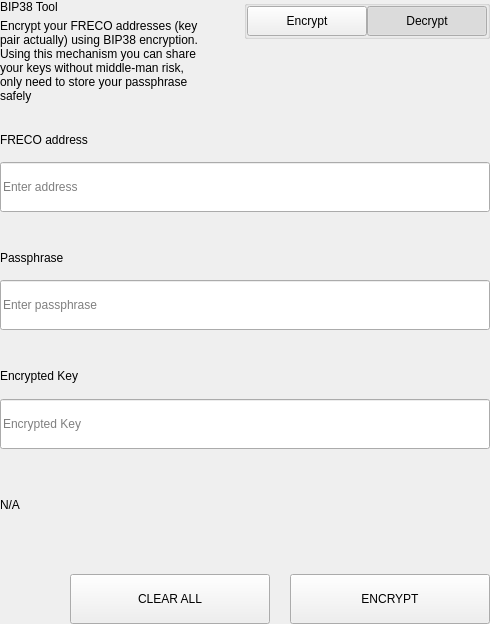
<?xml version="1.0" encoding="UTF-8"?>
<ui version="4.0">
 <class>SettingsBitToolWidget</class>
 <widget class="QWidget" name="SettingsBitToolWidget">
  <property name="geometry">
   <rect>
    <x>0</x>
    <y>0</y>
    <width>490</width>
    <height>624</height>
   </rect>
  </property>
  <property name="windowTitle">
   <string>Form</string>
  </property>
  <layout class="QVBoxLayout" name="verticalLayout">
   <property name="spacing">
    <number>0</number>
   </property>
   <property name="leftMargin">
    <number>0</number>
   </property>
   <property name="topMargin">
    <number>0</number>
   </property>
   <property name="rightMargin">
    <number>0</number>
   </property>
   <property name="bottomMargin">
    <number>0</number>
   </property>
   <item>
    <widget class="QWidget" name="left" native="true">
     <layout class="QVBoxLayout" name="verticalLayout_3">
      <property name="leftMargin">
       <number>0</number>
      </property>
      <property name="topMargin">
       <number>0</number>
      </property>
      <property name="rightMargin">
       <number>0</number>
      </property>
      <property name="bottomMargin">
       <number>0</number>
      </property>
      <item>
       <layout class="QVBoxLayout" name="verticalLayout_2">
        <property name="spacing">
         <number>0</number>
        </property>
        <item>
         <layout class="QHBoxLayout" name="horizontalLayout_3" stretch="3,1">
          <property name="spacing">
           <number>40</number>
          </property>
          <item>
           <layout class="QVBoxLayout" name="verticalLayoutTitle">
            <property name="spacing">
             <number>5</number>
            </property>
            <item>
             <widget class="QLabel" name="labelTitle">
              <property name="text">
               <string>BIP38 Tool</string>
              </property>
             </widget>
            </item>
            <item>
             <widget class="QLabel" name="labelSubtitle1">
              <property name="text">
               <string>Encrypt your FRECO addresses (key pair actually) using BIP38 encryption.
Using this mechanism you can share your keys without middle-man risk, only need to store your passphrase safely</string>
              </property>
              <property name="wordWrap">
               <bool>true</bool>
              </property>
             </widget>
            </item>
           </layout>
          </item>
          <item alignment="Qt::AlignTop">
           <widget class="QGroupBox" name="groupBox">
            <property name="title">
             <string/>
            </property>
            <property name="alignment">
             <set>Qt::AlignLeading|Qt::AlignLeft|Qt::AlignTop</set>
            </property>
            <layout class="QHBoxLayout" name="horizontalLayout_4">
             <property name="spacing">
              <number>0</number>
             </property>
             <property name="leftMargin">
              <number>0</number>
             </property>
             <property name="topMargin">
              <number>0</number>
             </property>
             <property name="rightMargin">
              <number>0</number>
             </property>
             <property name="bottomMargin">
              <number>0</number>
             </property>
             <item>
              <spacer name="horizontalSpacer">
               <property name="orientation">
                <enum>Qt::Horizontal</enum>
               </property>
               <property name="sizeHint" stdset="0">
                <size>
                 <width>40</width>
                 <height>20</height>
                </size>
               </property>
              </spacer>
             </item>
             <item>
              <widget class="QPushButton" name="pushLeft">
               <property name="minimumSize">
                <size>
                 <width>120</width>
                 <height>30</height>
                </size>
               </property>
               <property name="maximumSize">
                <size>
                 <width>120</width>
                 <height>30</height>
                </size>
               </property>
               <property name="focusPolicy">
                <enum>Qt::NoFocus</enum>
               </property>
               <property name="text">
                <string>Encrypt</string>
               </property>
               <property name="checkable">
                <bool>true</bool>
               </property>
               <property name="autoExclusive">
                <bool>true</bool>
               </property>
              </widget>
             </item>
             <item>
              <widget class="QPushButton" name="pushRight">
               <property name="minimumSize">
                <size>
                 <width>120</width>
                 <height>30</height>
                </size>
               </property>
               <property name="maximumSize">
                <size>
                 <width>120</width>
                 <height>30</height>
                </size>
               </property>
               <property name="focusPolicy">
                <enum>Qt::NoFocus</enum>
               </property>
               <property name="text">
                <string>Decrypt</string>
               </property>
               <property name="checkable">
                <bool>true</bool>
               </property>
               <property name="checked">
                <bool>true</bool>
               </property>
               <property name="autoExclusive">
                <bool>true</bool>
               </property>
              </widget>
             </item>
            </layout>
           </widget>
          </item>
         </layout>
        </item>
        <item>
         <widget class="QStackedWidget" name="stackedWidget">
          <property name="currentIndex">
           <number>1</number>
          </property>
          <widget class="QWidget" name="pageDecrypt">
           <layout class="QVBoxLayout" name="verticalLayout_5">
            <property name="spacing">
             <number>0</number>
            </property>
            <property name="leftMargin">
             <number>0</number>
            </property>
            <property name="topMargin">
             <number>0</number>
            </property>
            <property name="rightMargin">
             <number>0</number>
            </property>
            <property name="bottomMargin">
             <number>0</number>
            </property>
            <item>
             <widget class="QWidget" name="widget" native="true">
              <property name="minimumSize">
               <size>
                <width>0</width>
                <height>100</height>
               </size>
              </property>
              <layout class="QVBoxLayout" name="verticalLayout_4">
               <property name="spacing">
                <number>0</number>
               </property>
               <property name="leftMargin">
                <number>0</number>
               </property>
               <property name="topMargin">
                <number>0</number>
               </property>
               <property name="rightMargin">
                <number>0</number>
               </property>
               <property name="bottomMargin">
                <number>0</number>
               </property>
               <item>
                <spacer name="verticalSpacer_2">
                 <property name="orientation">
                  <enum>Qt::Vertical</enum>
                 </property>
                 <property name="sizeType">
                  <enum>QSizePolicy::Fixed</enum>
                 </property>
                 <property name="sizeHint" stdset="0">
                  <size>
                   <width>20</width>
                   <height>20</height>
                  </size>
                 </property>
                </spacer>
               </item>
               <item>
                <layout class="QHBoxLayout" name="horizontalLayout_6" stretch="2">
                 <property name="spacing">
                  <number>0</number>
                 </property>
                 <item>
                  <layout class="QVBoxLayout" name="verticalLayout_7">
                   <property name="spacing">
                    <number>9</number>
                   </property>
                   <item>
                    <widget class="QLabel" name="labelSubtitleKey">
                     <property name="minimumSize">
                      <size>
                       <width>0</width>
                       <height>20</height>
                      </size>
                     </property>
                     <property name="maximumSize">
                      <size>
                       <width>16777215</width>
                       <height>20</height>
                      </size>
                     </property>
                     <property name="text">
                      <string>Encrypted key</string>
                     </property>
                    </widget>
                   </item>
                   <item>
                    <widget class="QLineEdit" name="lineEditKey">
                     <property name="minimumSize">
                      <size>
                       <width>0</width>
                       <height>50</height>
                      </size>
                     </property>
                     <property name="maximumSize">
                      <size>
                       <width>16777215</width>
                       <height>50</height>
                      </size>
                     </property>
                     <property name="placeholderText">
                      <string>Enter a encrypted key</string>
                     </property>
                    </widget>
                   </item>
                  </layout>
                 </item>
                </layout>
               </item>
               <item>
                <spacer name="verticalSpacer_3">
                 <property name="orientation">
                  <enum>Qt::Vertical</enum>
                 </property>
                 <property name="sizeType">
                  <enum>QSizePolicy::Fixed</enum>
                 </property>
                 <property name="sizeHint" stdset="0">
                  <size>
                   <width>20</width>
                   <height>20</height>
                  </size>
                 </property>
                </spacer>
               </item>
               <item>
                <layout class="QVBoxLayout" name="verticalLayout_9">
                 <property name="spacing">
                  <number>9</number>
                 </property>
                 <item>
                  <widget class="QLabel" name="labelSubtitlePassphrase">
                   <property name="maximumSize">
                    <size>
                     <width>16777215</width>
                     <height>20</height>
                    </size>
                   </property>
                   <property name="text">
                    <string>Passphrase</string>
                   </property>
                  </widget>
                 </item>
                 <item>
                  <widget class="QLineEdit" name="lineEditPassphrase">
                   <property name="minimumSize">
                    <size>
                     <width>0</width>
                     <height>50</height>
                    </size>
                   </property>
                   <property name="maximumSize">
                    <size>
                     <width>16777215</width>
                     <height>50</height>
                    </size>
                   </property>
                   <property name="placeholderText">
                    <string>Enter a passphrase</string>
                   </property>
                  </widget>
                 </item>
                </layout>
               </item>
               <item>
                <spacer name="verticalSpacer_4">
                 <property name="orientation">
                  <enum>Qt::Vertical</enum>
                 </property>
                 <property name="sizeType">
                  <enum>QSizePolicy::Fixed</enum>
                 </property>
                 <property name="sizeHint" stdset="0">
                  <size>
                   <width>20</width>
                   <height>20</height>
                  </size>
                 </property>
                </spacer>
               </item>
               <item>
                <widget class="QWidget" name="widget_3" native="true">
                 <property name="sizePolicy">
                  <sizepolicy hsizetype="Preferred" vsizetype="Fixed">
                   <horstretch>0</horstretch>
                   <verstretch>0</verstretch>
                  </sizepolicy>
                 </property>
                 <layout class="QVBoxLayout" name="verticalLayout_10">
                  <property name="spacing">
                   <number>9</number>
                  </property>
                  <property name="leftMargin">
                   <number>0</number>
                  </property>
                  <property name="topMargin">
                   <number>0</number>
                  </property>
                  <property name="rightMargin">
                   <number>0</number>
                  </property>
                  <property name="bottomMargin">
                   <number>0</number>
                  </property>
                  <item>
                   <widget class="QLabel" name="labelSubtitleDecryptResult">
                    <property name="minimumSize">
                     <size>
                      <width>0</width>
                      <height>20</height>
                     </size>
                    </property>
                    <property name="maximumSize">
                     <size>
                      <width>16777215</width>
                      <height>20</height>
                     </size>
                    </property>
                    <property name="text">
                     <string>Decrypted address result</string>
                    </property>
                   </widget>
                  </item>
                  <item>
                   <widget class="QWidget" name="widget_4" native="true">
                    <layout class="QHBoxLayout" name="horizontalLayout" stretch="6,0,1">
                     <property name="spacing">
                      <number>0</number>
                     </property>
                     <property name="leftMargin">
                      <number>0</number>
                     </property>
                     <property name="topMargin">
                      <number>0</number>
                     </property>
                     <property name="rightMargin">
                      <number>0</number>
                     </property>
                     <property name="bottomMargin">
                      <number>0</number>
                     </property>
                     <item alignment="Qt::AlignVCenter">
                      <widget class="QLineEdit" name="lineEditDecryptResult">
                       <property name="minimumSize">
                        <size>
                         <width>0</width>
                         <height>50</height>
                        </size>
                       </property>
                       <property name="maximumSize">
                        <size>
                         <width>16777215</width>
                         <height>50</height>
                        </size>
                       </property>
                       <property name="placeholderText">
                        <string>Decrypted Address</string>
                       </property>
                      </widget>
                     </item>
                     <item>
                      <spacer name="horizontalSpacer_4">
                       <property name="orientation">
                        <enum>Qt::Horizontal</enum>
                       </property>
                       <property name="sizeType">
                        <enum>QSizePolicy::Fixed</enum>
                       </property>
                       <property name="sizeHint" stdset="0">
                        <size>
                         <width>20</width>
                         <height>50</height>
                        </size>
                       </property>
                      </spacer>
                     </item>
                     <item>
                      <widget class="QPushButton" name="pushButtonImport">
                       <property name="minimumSize">
                        <size>
                         <width>140</width>
                         <height>40</height>
                        </size>
                       </property>
                       <property name="text">
                        <string>Import Address</string>
                       </property>
                      </widget>
                     </item>
                    </layout>
                   </widget>
                  </item>
                 </layout>
                </widget>
               </item>
               <item>
                <widget class="QLabel" name="statusLabel_DEC">
                 <property name="maximumSize">
                  <size>
                   <width>16777215</width>
                   <height>40</height>
                  </size>
                 </property>
                 <property name="text">
                  <string/>
                 </property>
                </widget>
               </item>
               <item>
                <spacer name="verticalSpacer">
                 <property name="orientation">
                  <enum>Qt::Vertical</enum>
                 </property>
                 <property name="sizeType">
                  <enum>QSizePolicy::Preferred</enum>
                 </property>
                 <property name="sizeHint" stdset="0">
                  <size>
                   <width>20</width>
                   <height>20</height>
                  </size>
                 </property>
                </spacer>
               </item>
               <item>
                <layout class="QHBoxLayout" name="horizontalLayout_7">
                 <property name="spacing">
                  <number>0</number>
                 </property>
                 <item>
                  <spacer name="horizontalSpacer_5">
                   <property name="orientation">
                    <enum>Qt::Horizontal</enum>
                   </property>
                   <property name="sizeType">
                    <enum>QSizePolicy::Expanding</enum>
                   </property>
                   <property name="sizeHint" stdset="0">
                    <size>
                     <width>40</width>
                     <height>20</height>
                    </size>
                   </property>
                  </spacer>
                 </item>
                 <item>
                  <widget class="QPushButton" name="pushButtonDecryptClear">
                   <property name="minimumSize">
                    <size>
                     <width>200</width>
                     <height>50</height>
                    </size>
                   </property>
                   <property name="maximumSize">
                    <size>
                     <width>200</width>
                     <height>50</height>
                    </size>
                   </property>
                   <property name="text">
                    <string>CLEAR</string>
                   </property>
                  </widget>
                 </item>
                 <item>
                  <spacer name="horizontalSpacer_3">
                   <property name="orientation">
                    <enum>Qt::Horizontal</enum>
                   </property>
                   <property name="sizeType">
                    <enum>QSizePolicy::Fixed</enum>
                   </property>
                   <property name="sizeHint" stdset="0">
                    <size>
                     <width>20</width>
                     <height>20</height>
                    </size>
                   </property>
                  </spacer>
                 </item>
                 <item>
                  <widget class="QPushButton" name="pushButtonDecrypt">
                   <property name="minimumSize">
                    <size>
                     <width>200</width>
                     <height>50</height>
                    </size>
                   </property>
                   <property name="maximumSize">
                    <size>
                     <width>200</width>
                     <height>50</height>
                    </size>
                   </property>
                   <property name="text">
                    <string>DECRYPT KEY</string>
                   </property>
                  </widget>
                 </item>
                </layout>
               </item>
              </layout>
             </widget>
            </item>
           </layout>
          </widget>
          <widget class="QWidget" name="pageEncrypt">
           <layout class="QVBoxLayout" name="verticalLayout_11">
            <property name="spacing">
             <number>0</number>
            </property>
            <property name="leftMargin">
             <number>0</number>
            </property>
            <property name="topMargin">
             <number>0</number>
            </property>
            <property name="rightMargin">
             <number>0</number>
            </property>
            <property name="bottomMargin">
             <number>0</number>
            </property>
            <item>
             <spacer name="verticalSpacer_8">
              <property name="orientation">
               <enum>Qt::Vertical</enum>
              </property>
              <property name="sizeType">
               <enum>QSizePolicy::Fixed</enum>
              </property>
              <property name="sizeHint" stdset="0">
               <size>
                <width>20</width>
                <height>20</height>
               </size>
              </property>
             </spacer>
            </item>
            <item>
             <widget class="QWidget" name="containerAddressEnc" native="true">
              <layout class="QVBoxLayout" name="containerAddressEncLayout">
               <property name="spacing">
                <number>5</number>
               </property>
               <property name="leftMargin">
                <number>0</number>
               </property>
               <property name="topMargin">
                <number>0</number>
               </property>
               <property name="rightMargin">
                <number>0</number>
               </property>
               <property name="bottomMargin">
                <number>0</number>
               </property>
               <item>
                <widget class="QLabel" name="labelSubtitleAddress">
                 <property name="minimumSize">
                  <size>
                   <width>0</width>
                   <height>20</height>
                  </size>
                 </property>
                 <property name="maximumSize">
                  <size>
                   <width>16777215</width>
                   <height>20</height>
                  </size>
                 </property>
                 <property name="text">
                  <string>FRECO address</string>
                 </property>
                </widget>
               </item>
               <item>
                <widget class="QLineEdit" name="addressIn_ENC">
                 <property name="minimumSize">
                  <size>
                   <width>0</width>
                   <height>50</height>
                  </size>
                 </property>
                 <property name="placeholderText">
                  <string>Enter address</string>
                 </property>
                </widget>
               </item>
              </layout>
             </widget>
            </item>
            <item>
             <spacer name="verticalSpacer_6">
              <property name="orientation">
               <enum>Qt::Vertical</enum>
              </property>
              <property name="sizeType">
               <enum>QSizePolicy::Fixed</enum>
              </property>
              <property name="sizeHint" stdset="0">
               <size>
                <width>20</width>
                <height>20</height>
               </size>
              </property>
             </spacer>
            </item>
            <item>
             <widget class="QWidget" name="containerAddress" native="true">
              <layout class="QHBoxLayout" name="horizontalLayout_9" stretch="2">
               <property name="spacing">
                <number>0</number>
               </property>
               <property name="leftMargin">
                <number>0</number>
               </property>
               <property name="topMargin">
                <number>0</number>
               </property>
               <property name="rightMargin">
                <number>0</number>
               </property>
               <property name="bottomMargin">
                <number>0</number>
               </property>
               <item>
                <layout class="QVBoxLayout" name="verticalLayout_8">
                 <property name="spacing">
                  <number>5</number>
                 </property>
                 <item>
                  <widget class="QLabel" name="labelSubtitleMessage">
                   <property name="minimumSize">
                    <size>
                     <width>0</width>
                     <height>20</height>
                    </size>
                   </property>
                   <property name="maximumSize">
                    <size>
                     <width>16777215</width>
                     <height>20</height>
                    </size>
                   </property>
                   <property name="text">
                    <string>Passphrase</string>
                   </property>
                  </widget>
                 </item>
                 <item>
                  <widget class="QLineEdit" name="passphraseIn_ENC">
                   <property name="minimumSize">
                    <size>
                     <width>0</width>
                     <height>50</height>
                    </size>
                   </property>
                   <property name="maximumSize">
                    <size>
                     <width>16777215</width>
                     <height>50</height>
                    </size>
                   </property>
                   <property name="placeholderText">
                    <string>Enter passphrase</string>
                   </property>
                  </widget>
                 </item>
                </layout>
               </item>
              </layout>
             </widget>
            </item>
            <item>
             <spacer name="verticalSpacer_7">
              <property name="orientation">
               <enum>Qt::Vertical</enum>
              </property>
              <property name="sizeType">
               <enum>QSizePolicy::Fixed</enum>
              </property>
              <property name="sizeHint" stdset="0">
               <size>
                <width>20</width>
                <height>20</height>
               </size>
              </property>
             </spacer>
            </item>
            <item>
             <widget class="QWidget" name="widget_2" native="true">
              <property name="minimumSize">
               <size>
                <width>0</width>
                <height>75</height>
               </size>
              </property>
              <property name="maximumSize">
               <size>
                <width>16777215</width>
                <height>16777215</height>
               </size>
              </property>
              <layout class="QVBoxLayout" name="verticalLayout_6">
               <property name="leftMargin">
                <number>0</number>
               </property>
               <property name="topMargin">
                <number>0</number>
               </property>
               <property name="rightMargin">
                <number>0</number>
               </property>
               <property name="bottomMargin">
                <number>0</number>
               </property>
               <item>
                <widget class="QLabel" name="labelSubtitleEncryptedKey">
                 <property name="minimumSize">
                  <size>
                   <width>0</width>
                   <height>20</height>
                  </size>
                 </property>
                 <property name="maximumSize">
                  <size>
                   <width>16777215</width>
                   <height>20</height>
                  </size>
                 </property>
                 <property name="text">
                  <string>Encrypted Key</string>
                 </property>
                </widget>
               </item>
               <item>
                <widget class="QLineEdit" name="encryptedKeyOut_ENC">
                 <property name="minimumSize">
                  <size>
                   <width>0</width>
                   <height>50</height>
                  </size>
                 </property>
                 <property name="placeholderText">
                  <string>Encrypted Key</string>
                 </property>
                </widget>
               </item>
              </layout>
             </widget>
            </item>
            <item>
             <widget class="QLabel" name="statusLabel_ENC">
              <property name="text">
               <string notr="true">N/A</string>
              </property>
             </widget>
            </item>
            <item>
             <spacer name="verticalSpacer_5">
              <property name="orientation">
               <enum>Qt::Vertical</enum>
              </property>
              <property name="sizeType">
               <enum>QSizePolicy::Fixed</enum>
              </property>
              <property name="sizeHint" stdset="0">
               <size>
                <width>20</width>
                <height>20</height>
               </size>
              </property>
             </spacer>
            </item>
            <item>
             <layout class="QHBoxLayout" name="horizontalLayout_8">
              <property name="spacing">
               <number>0</number>
              </property>
              <item>
               <spacer name="horizontalSpacer_6">
                <property name="orientation">
                 <enum>Qt::Horizontal</enum>
                </property>
                <property name="sizeType">
                 <enum>QSizePolicy::Expanding</enum>
                </property>
                <property name="sizeHint" stdset="0">
                 <size>
                  <width>40</width>
                  <height>20</height>
                 </size>
                </property>
               </spacer>
              </item>
              <item>
               <widget class="QPushButton" name="pushButtonClear">
                <property name="minimumSize">
                 <size>
                  <width>200</width>
                  <height>50</height>
                 </size>
                </property>
                <property name="focusPolicy">
                 <enum>Qt::NoFocus</enum>
                </property>
                <property name="text">
                 <string>CLEAR ALL</string>
                </property>
               </widget>
              </item>
              <item>
               <spacer name="horizontalSpacer_2">
                <property name="orientation">
                 <enum>Qt::Horizontal</enum>
                </property>
                <property name="sizeType">
                 <enum>QSizePolicy::Fixed</enum>
                </property>
                <property name="sizeHint" stdset="0">
                 <size>
                  <width>20</width>
                  <height>20</height>
                 </size>
                </property>
               </spacer>
              </item>
              <item>
               <widget class="QPushButton" name="pushButtonEncrypt">
                <property name="minimumSize">
                 <size>
                  <width>200</width>
                  <height>50</height>
                 </size>
                </property>
                <property name="maximumSize">
                 <size>
                  <width>200</width>
                  <height>50</height>
                 </size>
                </property>
                <property name="focusPolicy">
                 <enum>Qt::NoFocus</enum>
                </property>
                <property name="text">
                 <string>ENCRYPT</string>
                </property>
               </widget>
              </item>
             </layout>
            </item>
           </layout>
          </widget>
         </widget>
        </item>
       </layout>
      </item>
     </layout>
    </widget>
   </item>
  </layout>
 </widget>
 <resources/>
 <connections/>
</ui>
